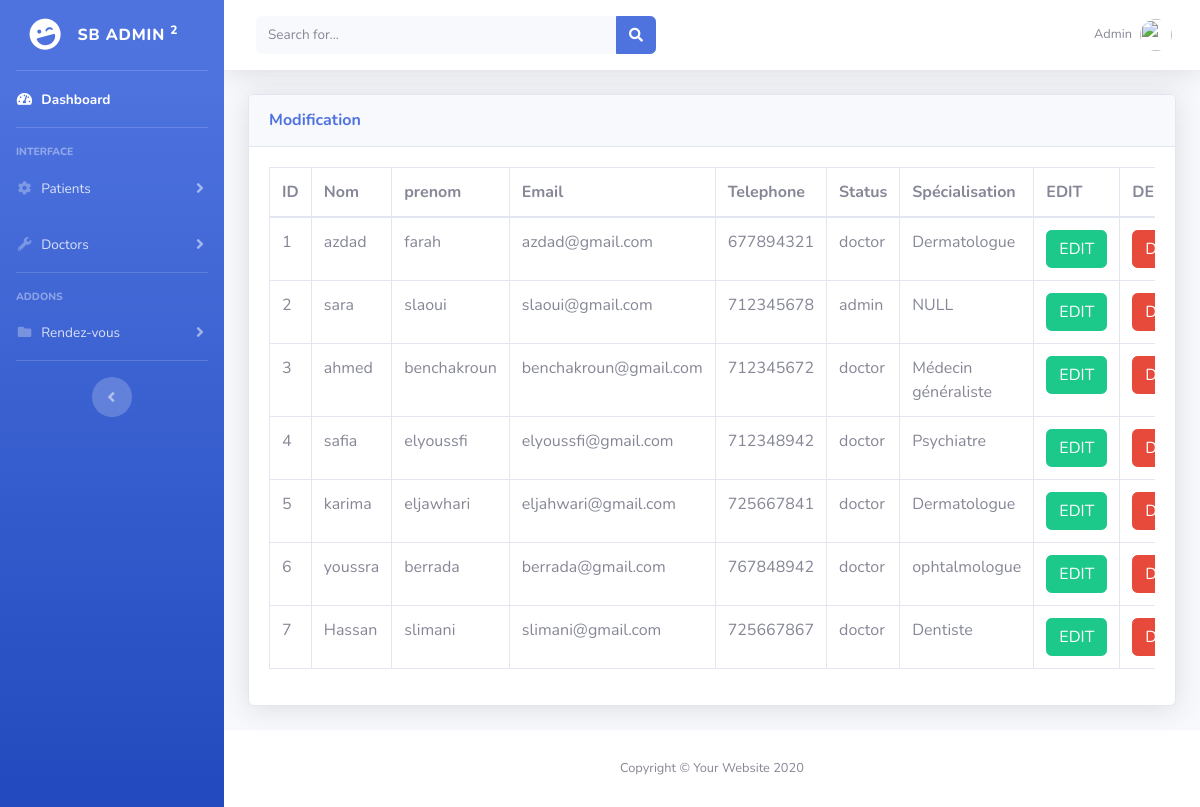
The app's page /admin/registre.php, older data.
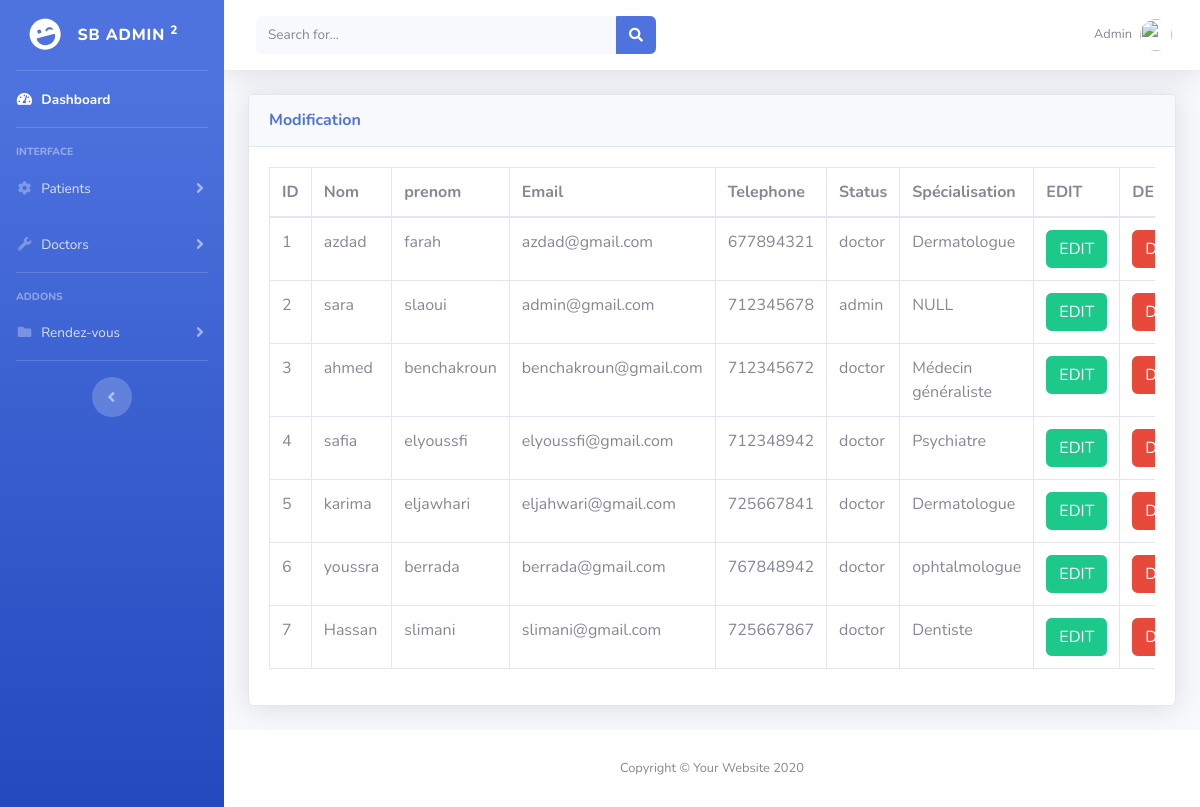
The same page, newer data.
### tables this page shows
CREATE TABLE `users` (
  `id` int(11) NOT NULL,
  `nome` varchar(255) NOT NULL,
  `prenom` varchar(255) NOT NULL,
  `email` varchar(255) NOT NULL,
  `password` tinytext NOT NULL,
  `tel` int(255) NOT NULL,
  `status` varchar(255) NOT NULL,
  `Spécialisation` varchar(100) NOT NULL
);

### admin/registre.php (the view, shortened to what this page needs)
<?php
include('includ/conection.php');
?>
<!DOCTYPE html>
<html lang="en">
<head>
</head>
<body>
<?php  include("includ/base.php")?>
<div class="container-fluid">
<div class="card shadow mb-4">
  <div class="card-header py-3">
    <h6 class="m-0 font-weight-bold text-primary">Modification</h6>
  </div>
  <div class="card-body">
    <div class="table-responsive">
    <?php
        $query = "SELECT * FROM users";
        $query_run = mysqli_query($conn, $query);
    ?>
      <table class="table table-bordered" id="dataTable" width="100%" cellspacing="0">
        <thead>
          <tr>
              <th width="4%"> ID </th>
              <th width="5%"> Nom</th>
              <th width="5%"> prenom</th>
              <th width="8%">Email </th>
              <th width="5%">Telephone</th>
              <th width="5%">Status</th>
              <th width="5%">Spécialisation</th>
              <th width="5%">EDIT</th>
              <th width="6%">DELETE</th>
          </tr>
        </thead>
        <tbody>
        <?php
        if(mysqli_num_rows($query_run) > 0)
        {
            while($row = mysqli_fetch_assoc($query_run))
            {
               ?>
          <tr>
            <td><?php  echo $row['id']; ?></td>
            <td><?php  echo $row['nome']; ?></td>
            <td><?php  echo $row['prenom']; ?></td>
            <td><?php  echo $row['email']; ?></td>
            <td><?php  echo $row['tel']; ?></td>
            <td><?php  echo $row['status']; ?></td>
            <td><?php  echo $row['Spécialisation']; ?></td>
            <td>
                <form action="edit-doctor.php" method="post">
                    <button  type="submit" name="edit_btn" class="btn btn-success"> EDIT</button>
                </form>
            </td>
            <td>
                <form action="delet-doctor.php" method="post">
                  <button type="submit" name="delete_btn" class="btn btn-danger"> DELETE</button>
                </form>
            </td>
          </tr>
          <?php
            }
        }
        else {
            echo "No Record Found";
        }
        ?>
        </tbody>
      </table>
    </div>
  </div>
</div>
</div>
<?php  include("includ/footer.php") ?>
</body>
</html>

### admin/includ/base.php (shortened to what this page needs)
<!DOCTYPE html>
<html lang="en">
<head>
  <link rel="stylesheet" href="./css/style.css">
  <link href="vendor/fontawesome-free/css/all.min.css" rel="stylesheet" type="text/css">
  <link href="css/sb-admin-2.min.css" rel="stylesheet">
</head>
<body id="page-top">
  <div id="wrapper">
    <ul class="navbar-nav bg-gradient-primary sidebar sidebar-dark accordion" id="accordionSidebar">
      <a class="sidebar-brand d-flex align-items-center justify-content-center" href="index.html">
        <div class="sidebar-brand-icon rotate-n-15">
          <i class="fas fa-laugh-wink"></i>
        </div>
        <div class="sidebar-brand-text mx-3">SB Admin <sup>2</sup></div>
      </a>
      <hr class="sidebar-divider my-0">
      <li class="nav-item active">
        <a class="nav-link" href="dashboard.php">
          <i class="fas fa-fw fa-tachometer-alt"></i>
          <span>Dashboard</span></a>
      </li>
      <hr class="sidebar-divider">
      <div class="sidebar-heading">
        Interface
      </div>
      <li class="nav-item">
        <a class="nav-link collapsed" href="#" data-toggle="collapse" data-target="#collapseTwo" aria-expanded="true" aria-controls="collapseTwo">
          <i class="fas fa-fw fa-cog"></i>
          <span>Patients</span>
        </a>
      </li>
      <li class="nav-item">
        <a class="nav-link collapsed" href="#" data-toggle="collapse" data-target="#collapseUtilities" aria-expanded="true" aria-controls="collapseUtilities">
          <i class="fas fa-fw fa-wrench"></i>
          <span>Doctors</span>
        </a>
      </li>
      <hr class="sidebar-divider">
      <div class="sidebar-heading">
        Addons
      </div>
      <li class="nav-item">
        <a class="nav-link collapsed" href="#" data-toggle="collapse" data-target="#collapsePages" aria-expanded="true" aria-controls="collapsePages">
          <i class="fas fa-fw fa-folder"></i>
          <span>Rendez-vous</span>
        </a>
      </li>
      <hr class="sidebar-divider d-none d-md-block">
      <div class="text-center d-none d-md-inline">
        <button class="rounded-circle border-0" id="sidebarToggle"></button>
      </div>
    </ul>
    <div id="content-wrapper" class="d-flex flex-column">
      <div id="content">
        <nav class="navbar navbar-expand navbar-light bg-white topbar mb-4 static-top shadow">
          <form class="d-none d-sm-inline-block form-inline mr-auto ml-md-3 my-2 my-md-0 mw-100 navbar-search">
            <div class="input-group">
              <input type="text" class="form-control bg-light border-0 small" placeholder="Search for..." aria-label="Search" aria-describedby="basic-addon2">
              <div class="input-group-append">
                <button class="btn btn-primary" type="button">
                  <i class="fas fa-search fa-sm"></i>
                </button>
              </div>
            </div>
          </form>
          <ul class="navbar-nav ml-auto">
            <li class="nav-item dropdown no-arrow">
              <a class="nav-link dropdown-toggle" href="#" id="userDropdown" role="button" data-toggle="dropdown" aria-haspopup="true" aria-expanded="false">
                <span class="mr-2 d-none d-lg-inline text-gray-600 small">Admin</span>
                <img class="img-profile rounded-circle" src="https://source.unsplash.com/QAB-WJcbgJk/60x60">
              </a>
            </li>
          </ul>
        </nav>
  </div>
</body>
</html>

### admin/includ/footer.php
<footer class="sticky-footer bg-white">
        <div class="container my-auto">
          <div class="copyright text-center my-auto">
            <span>Copyright &copy; Your Website 2020</span>
          </div>
        </div>
      </footer>

Row changes from the older to the newer data that the page shows:
changed users "sara": email "slaoui@gmail.com" → "admin@gmail.com"
